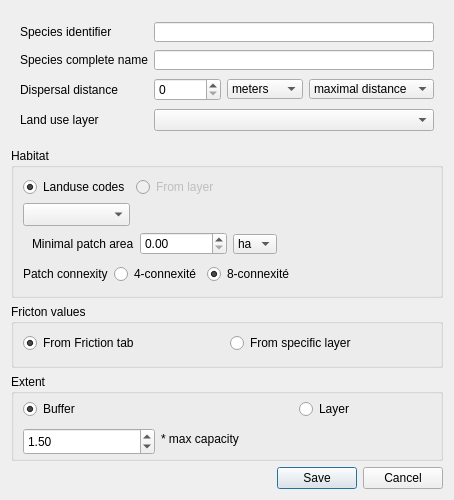
<?xml version="1.0" encoding="UTF-8"?>
<ui version="4.0">
 <class>speciesDialog</class>
 <widget class="QDialog" name="speciesDialog">
  <property name="geometry">
   <rect>
    <x>0</x>
    <y>0</y>
    <width>427</width>
    <height>500</height>
   </rect>
  </property>
  <property name="sizePolicy">
   <sizepolicy hsizetype="Preferred" vsizetype="Preferred">
    <horstretch>0</horstretch>
    <verstretch>0</verstretch>
   </sizepolicy>
  </property>
  <property name="minimumSize">
   <size>
    <width>0</width>
    <height>500</height>
   </size>
  </property>
  <property name="maximumSize">
   <size>
    <width>16777215</width>
    <height>16777215</height>
   </size>
  </property>
  <property name="windowTitle">
   <string>Define new species</string>
  </property>
  <layout class="QGridLayout" name="gridLayout_4">
   <item row="0" column="0">
    <widget class="QFrame" name="frame">
     <property name="sizePolicy">
      <sizepolicy hsizetype="Preferred" vsizetype="MinimumExpanding">
       <horstretch>0</horstretch>
       <verstretch>0</verstretch>
      </sizepolicy>
     </property>
     <property name="minimumSize">
      <size>
       <width>0</width>
       <height>122</height>
      </size>
     </property>
     <property name="maximumSize">
      <size>
       <width>16777215</width>
       <height>16777215</height>
      </size>
     </property>
     <property name="frameShape">
      <enum>QFrame::NoFrame</enum>
     </property>
     <property name="frameShadow">
      <enum>QFrame::Raised</enum>
     </property>
     <layout class="QGridLayout" name="gridLayout_3">
      <item row="1" column="0">
       <widget class="QLabel" name="label_2">
        <property name="minimumSize">
         <size>
          <width>0</width>
          <height>0</height>
         </size>
        </property>
        <property name="text">
         <string>Species complete name</string>
        </property>
        <property name="scaledContents">
         <bool>true</bool>
        </property>
       </widget>
      </item>
      <item row="0" column="0">
       <widget class="QLabel" name="label">
        <property name="minimumSize">
         <size>
          <width>0</width>
          <height>0</height>
         </size>
        </property>
        <property name="text">
         <string>Species identifier</string>
        </property>
        <property name="scaledContents">
         <bool>true</bool>
        </property>
       </widget>
      </item>
      <item row="2" column="0">
       <widget class="QLabel" name="label_3">
        <property name="minimumSize">
         <size>
          <width>0</width>
          <height>0</height>
         </size>
        </property>
        <property name="text">
         <string>Dispersal distance</string>
        </property>
        <property name="scaledContents">
         <bool>true</bool>
        </property>
       </widget>
      </item>
      <item row="2" column="1">
       <widget class="QSpinBox" name="speciesMaxDisp">
        <property name="minimumSize">
         <size>
          <width>0</width>
          <height>20</height>
         </size>
        </property>
        <property name="maximum">
         <number>999999</number>
        </property>
       </widget>
      </item>
      <item row="2" column="2">
       <widget class="QComboBox" name="speciesDispUnit">
        <property name="minimumSize">
         <size>
          <width>0</width>
          <height>20</height>
         </size>
        </property>
        <property name="maximumSize">
         <size>
          <width>16777215</width>
          <height>20</height>
         </size>
        </property>
        <item>
         <property name="text">
          <string>meters</string>
         </property>
        </item>
        <item>
         <property name="text">
          <string>cost unit</string>
         </property>
        </item>
       </widget>
      </item>
      <item row="3" column="0">
       <widget class="QLabel" name="label_5">
        <property name="minimumSize">
         <size>
          <width>0</width>
          <height>0</height>
         </size>
        </property>
        <property name="text">
         <string>Land use layer</string>
        </property>
        <property name="scaledContents">
         <bool>true</bool>
        </property>
       </widget>
      </item>
      <item row="0" column="1" colspan="3">
       <widget class="QLineEdit" name="speciesID">
        <property name="minimumSize">
         <size>
          <width>0</width>
          <height>20</height>
         </size>
        </property>
        <property name="maximumSize">
         <size>
          <width>16777215</width>
          <height>20</height>
         </size>
        </property>
       </widget>
      </item>
      <item row="2" column="3">
       <widget class="QComboBox" name="speciesDispDistMode">
        <property name="minimumSize">
         <size>
          <width>0</width>
          <height>20</height>
         </size>
        </property>
        <property name="maximumSize">
         <size>
          <width>16777215</width>
          <height>20</height>
         </size>
        </property>
        <item>
         <property name="text">
          <string>maximal distance</string>
         </property>
        </item>
        <item>
         <property name="text">
          <string>mean distance</string>
         </property>
        </item>
       </widget>
      </item>
      <item row="1" column="1" colspan="3">
       <widget class="QLineEdit" name="speciesFullName">
        <property name="minimumSize">
         <size>
          <width>0</width>
          <height>20</height>
         </size>
        </property>
        <property name="maximumSize">
         <size>
          <width>16777215</width>
          <height>20</height>
         </size>
        </property>
       </widget>
      </item>
      <item row="3" column="1" colspan="3">
       <widget class="QComboBox" name="speciesLanduse">
        <property name="minimumSize">
         <size>
          <width>0</width>
          <height>20</height>
         </size>
        </property>
       </widget>
      </item>
     </layout>
    </widget>
   </item>
   <item row="2" column="0">
    <widget class="QGroupBox" name="groupBox_3">
     <property name="title">
      <string>Fricton values</string>
     </property>
     <layout class="QGridLayout" name="gridLayout_5">
      <property name="bottomMargin">
       <number>6</number>
      </property>
      <item row="1" column="1">
       <widget class="QgsFileWidget" name="frictionLayer">
        <property name="enabled">
         <bool>false</bool>
        </property>
       </widget>
      </item>
      <item row="0" column="1">
       <widget class="QRadioButton" name="frictionLayerOpt">
        <property name="text">
         <string>From specific layer</string>
        </property>
       </widget>
      </item>
      <item row="0" column="0">
       <widget class="QRadioButton" name="frictionTabOpt">
        <property name="text">
         <string>From Friction tab</string>
        </property>
        <property name="checked">
         <bool>true</bool>
        </property>
       </widget>
      </item>
     </layout>
    </widget>
   </item>
   <item row="3" column="0">
    <widget class="QGroupBox" name="groupBox">
     <property name="minimumSize">
      <size>
       <width>0</width>
       <height>80</height>
      </size>
     </property>
     <property name="maximumSize">
      <size>
       <width>16777215</width>
       <height>16777215</height>
      </size>
     </property>
     <property name="title">
      <string>Extent</string>
     </property>
     <layout class="QGridLayout" name="gridLayout_2">
      <property name="topMargin">
       <number>5</number>
      </property>
      <property name="bottomMargin">
       <number>6</number>
      </property>
      <item row="1" column="2">
       <widget class="QgsFileWidget" name="speciesExtentLayer">
        <property name="enabled">
         <bool>false</bool>
        </property>
        <property name="minimumSize">
         <size>
          <width>0</width>
          <height>20</height>
         </size>
        </property>
       </widget>
      </item>
      <item row="0" column="0">
       <widget class="QRadioButton" name="speciesBufferMode">
        <property name="text">
         <string>Buffer</string>
        </property>
        <property name="checked">
         <bool>true</bool>
        </property>
       </widget>
      </item>
      <item row="0" column="2">
       <widget class="QRadioButton" name="speciesLayerMode">
        <property name="text">
         <string>Layer</string>
        </property>
       </widget>
      </item>
      <item row="1" column="0">
       <widget class="QgsDoubleSpinBox" name="speciesExtentBuffer">
        <property name="minimumSize">
         <size>
          <width>100</width>
          <height>27</height>
         </size>
        </property>
        <property name="maximumSize">
         <size>
          <width>16777215</width>
          <height>20</height>
         </size>
        </property>
        <property name="value">
         <double>1.500000000000000</double>
        </property>
       </widget>
      </item>
      <item row="1" column="1">
       <widget class="QLabel" name="label_7">
        <property name="minimumSize">
         <size>
          <width>0</width>
          <height>0</height>
         </size>
        </property>
        <property name="maximumSize">
         <size>
          <width>16777215</width>
          <height>16777215</height>
         </size>
        </property>
        <property name="text">
         <string>* max capacity</string>
        </property>
        <property name="scaledContents">
         <bool>true</bool>
        </property>
       </widget>
      </item>
     </layout>
    </widget>
   </item>
   <item row="4" column="0">
    <widget class="QDialogButtonBox" name="buttonBox">
     <property name="orientation">
      <enum>Qt::Horizontal</enum>
     </property>
     <property name="standardButtons">
      <set>QDialogButtonBox::Cancel|QDialogButtonBox::Save</set>
     </property>
    </widget>
   </item>
   <item row="1" column="0">
    <widget class="QGroupBox" name="groupBox_2">
     <property name="sizePolicy">
      <sizepolicy hsizetype="Preferred" vsizetype="Fixed">
       <horstretch>0</horstretch>
       <verstretch>0</verstretch>
      </sizepolicy>
     </property>
     <property name="minimumSize">
      <size>
       <width>0</width>
       <height>150</height>
      </size>
     </property>
     <property name="maximumSize">
      <size>
       <width>16777215</width>
       <height>150</height>
      </size>
     </property>
     <property name="title">
      <string>Habitat</string>
     </property>
     <layout class="QGridLayout" name="gridLayout">
      <item row="2" column="0" colspan="4">
       <widget class="QFrame" name="frame_3">
        <property name="frameShape">
         <enum>QFrame::NoFrame</enum>
        </property>
        <property name="frameShadow">
         <enum>QFrame::Raised</enum>
        </property>
        <layout class="QHBoxLayout" name="horizontalLayout_2">
         <property name="topMargin">
          <number>0</number>
         </property>
         <property name="rightMargin">
          <number>0</number>
         </property>
         <property name="bottomMargin">
          <number>0</number>
         </property>
         <item>
          <widget class="QLabel" name="label_4">
           <property name="minimumSize">
            <size>
             <width>0</width>
             <height>0</height>
            </size>
           </property>
           <property name="text">
            <string>Minimal patch area</string>
           </property>
           <property name="scaledContents">
            <bool>true</bool>
           </property>
          </widget>
         </item>
         <item>
          <widget class="QgsDoubleSpinBox" name="speciesMinPatch">
           <property name="minimumSize">
            <size>
             <width>87</width>
             <height>23</height>
            </size>
           </property>
           <property name="maximumSize">
            <size>
             <width>16777215</width>
             <height>16777215</height>
            </size>
           </property>
           <property name="maximum">
            <double>999999.000000000000000</double>
           </property>
          </widget>
         </item>
         <item>
          <widget class="QComboBox" name="speciesPatchUnit">
           <property name="minimumSize">
            <size>
             <width>0</width>
             <height>20</height>
            </size>
           </property>
           <property name="maximumSize">
            <size>
             <width>16777215</width>
             <height>20</height>
            </size>
           </property>
           <item>
            <property name="text">
             <string>ha</string>
            </property>
           </item>
          </widget>
         </item>
         <item>
          <spacer name="horizontalSpacer">
           <property name="orientation">
            <enum>Qt::Horizontal</enum>
           </property>
           <property name="sizeHint" stdset="0">
            <size>
             <width>126</width>
             <height>16</height>
            </size>
           </property>
          </spacer>
         </item>
        </layout>
       </widget>
      </item>
      <item row="0" column="0">
       <widget class="QRadioButton" name="habitatCodesMode">
        <property name="sizePolicy">
         <sizepolicy hsizetype="Preferred" vsizetype="Fixed">
          <horstretch>0</horstretch>
          <verstretch>0</verstretch>
         </sizepolicy>
        </property>
        <property name="text">
         <string>Landuse codes</string>
        </property>
        <property name="checked">
         <bool>true</bool>
        </property>
       </widget>
      </item>
      <item row="1" column="0">
       <widget class="QgsCheckableComboBox" name="habitatCodes">
        <property name="sizePolicy">
         <sizepolicy hsizetype="Preferred" vsizetype="Fixed">
          <horstretch>0</horstretch>
          <verstretch>20</verstretch>
         </sizepolicy>
        </property>
        <property name="minimumSize">
         <size>
          <width>0</width>
          <height>23</height>
         </size>
        </property>
       </widget>
      </item>
      <item row="0" column="1">
       <widget class="QRadioButton" name="habitatLayerMode">
        <property name="enabled">
         <bool>false</bool>
        </property>
        <property name="sizePolicy">
         <sizepolicy hsizetype="Preferred" vsizetype="Fixed">
          <horstretch>0</horstretch>
          <verstretch>0</verstretch>
         </sizepolicy>
        </property>
        <property name="text">
         <string>From layer</string>
        </property>
       </widget>
      </item>
      <item row="3" column="0" colspan="5">
       <widget class="QFrame" name="frame_2">
        <property name="frameShape">
         <enum>QFrame::NoFrame</enum>
        </property>
        <property name="frameShadow">
         <enum>QFrame::Raised</enum>
        </property>
        <layout class="QHBoxLayout" name="horizontalLayout">
         <property name="leftMargin">
          <number>0</number>
         </property>
         <property name="topMargin">
          <number>0</number>
         </property>
         <property name="rightMargin">
          <number>0</number>
         </property>
         <property name="bottomMargin">
          <number>0</number>
         </property>
         <item>
          <widget class="QLabel" name="label_6">
           <property name="text">
            <string>Patch connexity</string>
           </property>
          </widget>
         </item>
         <item>
          <widget class="QRadioButton" name="connexity4">
           <property name="text">
            <string>4-connexité</string>
           </property>
          </widget>
         </item>
         <item>
          <widget class="QRadioButton" name="connexity8">
           <property name="text">
            <string>8-connexité</string>
           </property>
           <property name="checked">
            <bool>true</bool>
           </property>
          </widget>
         </item>
         <item>
          <spacer name="horizontalSpacer_2">
           <property name="orientation">
            <enum>Qt::Horizontal</enum>
           </property>
           <property name="sizeHint" stdset="0">
            <size>
             <width>131</width>
             <height>20</height>
            </size>
           </property>
          </spacer>
         </item>
        </layout>
       </widget>
      </item>
      <item row="1" column="1" colspan="4">
       <widget class="QgsFileWidget" name="habitatLayer">
        <property name="enabled">
         <bool>false</bool>
        </property>
        <property name="minimumSize">
         <size>
          <width>0</width>
          <height>23</height>
         </size>
        </property>
       </widget>
      </item>
     </layout>
    </widget>
   </item>
  </layout>
 </widget>
 <customwidgets>
  <customwidget>
   <class>QgsCheckableComboBox</class>
   <extends>QComboBox</extends>
   <header>qgscheckablecombobox.h</header>
  </customwidget>
  <customwidget>
   <class>QgsDoubleSpinBox</class>
   <extends>QDoubleSpinBox</extends>
   <header>qgsdoublespinbox.h</header>
  </customwidget>
  <customwidget>
   <class>QgsFileWidget</class>
   <extends>QWidget</extends>
   <header>qgsfilewidget.h</header>
  </customwidget>
 </customwidgets>
 <resources/>
 <connections>
  <connection>
   <sender>buttonBox</sender>
   <signal>accepted()</signal>
   <receiver>speciesDialog</receiver>
   <slot>accept()</slot>
   <hints>
    <hint type="sourcelabel">
     <x>248</x>
     <y>254</y>
    </hint>
    <hint type="destinationlabel">
     <x>157</x>
     <y>274</y>
    </hint>
   </hints>
  </connection>
  <connection>
   <sender>buttonBox</sender>
   <signal>rejected()</signal>
   <receiver>speciesDialog</receiver>
   <slot>reject()</slot>
   <hints>
    <hint type="sourcelabel">
     <x>316</x>
     <y>260</y>
    </hint>
    <hint type="destinationlabel">
     <x>286</x>
     <y>274</y>
    </hint>
   </hints>
  </connection>
 </connections>
</ui>
